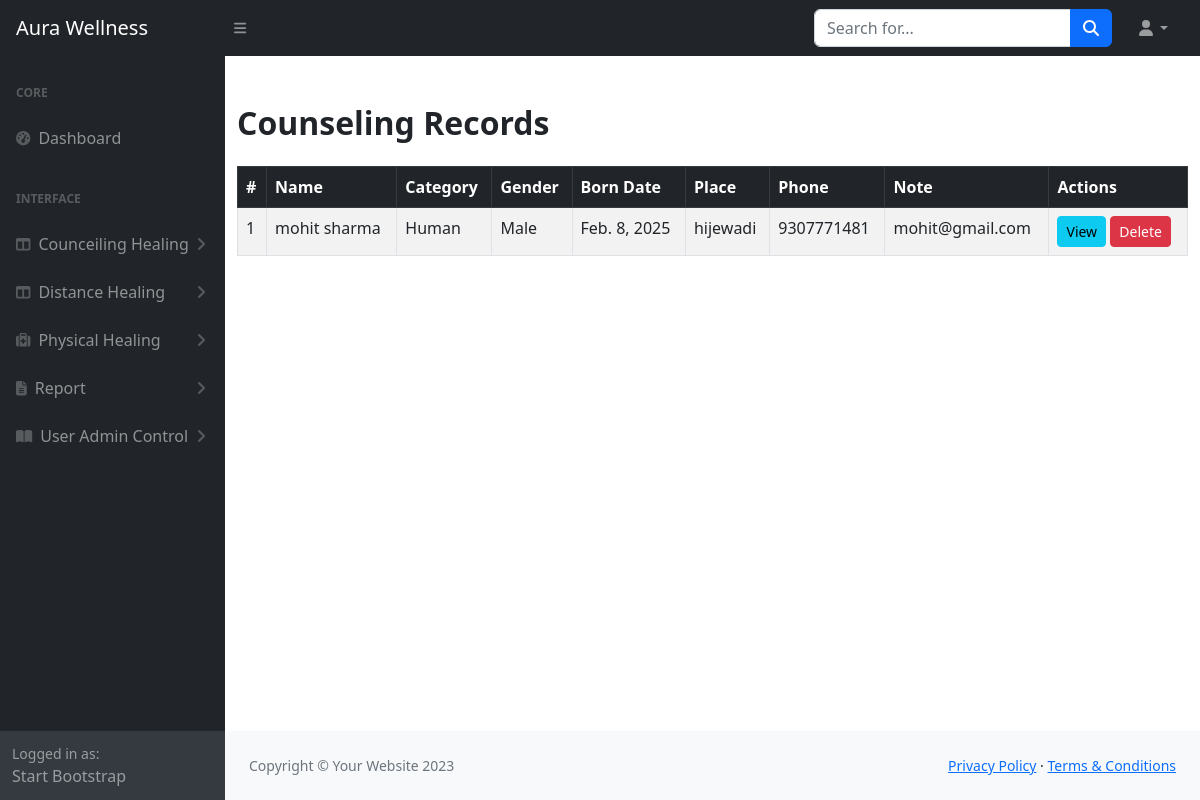
The page /adminUser/view-counceling/ on the database its author committed.
### adminUser/models/counseling.py (models this page shows, shortened)
class Counselling(models.Model):
    category = models.ForeignKey(Category, on_delete=models.CASCADE)
    first_name = models.CharField(max_length=100)
    surname = models.CharField(max_length=100)
    given_name = models.CharField(max_length=100)
    gender = models.CharField(max_length=10, choices=[('Female', 'Female'), ('Male', 'Male'), ('Other', 'Other')])
    born_date = models.DateField()
    born_place = models.CharField(max_length=255)
    born_country = models.CharField(max_length=255)
    gmail_addresses = models.ManyToManyField('Gmail', blank=True)
    phone_numbers = models.ManyToManyField('Phone', blank=True)
    images = models.ManyToManyField('Image', blank=True)
    document = models.FileField(upload_to='documents/', null=True, blank=True)
    position = models.CharField(max_length=255)
    organization = models.CharField(max_length=255)
    division = models.CharField(max_length=255)
    street = models.CharField(max_length=255)
    number = models.CharField(max_length=50)
    zip_code = models.CharField(max_length=10)
    place = models.CharField(max_length=100)
    state = models.CharField(max_length=100)
    country = models.CharField(max_length=100)
    phone_number = models.CharField(max_length=15)
    mail_address = models.EmailField(max_length=255)

class Category(models.Model):
    category = models.CharField(max_length=255)
    description = models.TextField()

### adminUser/views/counseling.py (the view)
# urls.py: path('view-counceling/', views.viewCounseling, name='viewCounseling'),
def viewCounseling(request):
    counseling_records = Counselling.objects.all()  # Fetch all records
    return render(request, 'admin/counseling/view-counseling.html', {'counseling_records': counseling_records})

### templates/admin/counseling/view-counseling.html
{% extends 'admin/baseAdmin.html' %}
{% block content %}
<div class="container mt-5">
    <h2 class="mb-4 fw-bold">Counseling Records</h2>
    <table class="table table-striped table-bordered">
        <thead class="table-dark">
            <tr>
                <th>#</th>
                <th>Name</th>
                <th>Category</th>
                <th>Gender</th>
                <th>Born Date</th>
                <th>Place</th>
                <th>Phone</th>
                <th>Note</th>
                <th>Actions</th>
            </tr>
        </thead>
        <tbody>
            {% for record in counseling_records %}
            <tr>
                <td>{{ forloop.counter }}</td>
                <td>{{ record.first_name }} {{ record.surname }}</td>
                <td>{{ record.category.category }}</td>
                <td>{{ record.get_gender_display }}</td>
                <td>{{ record.born_date }}</td>
                <td>{{ record.born_place }}</td>
                <td>{{ record.phone_number }}</td>
                <td>{{ record.mail_address }}</td>
                <td>
                    <a href="{% url 'view_counseling_details' record.id %}" class="btn btn-info btn-sm">View</a>
                    <a href="{% url 'delete_counseling' record.id %}" class="btn btn-danger btn-sm" onclick="return confirm('Are you sure?')">Delete</a>
                </td>
            </tr>
            {% endfor %}
        </tbody>
    </table>
</div>
{% endblock %}

### rows shown on the page
Counselling: first_name "mohit", surname "sharma", category.category "Human", gender "Male", born_date "Feb. 8, 2025", born_place "hijewadi", phone_number "9307771481", mail_address "mohit@gmail.com"
